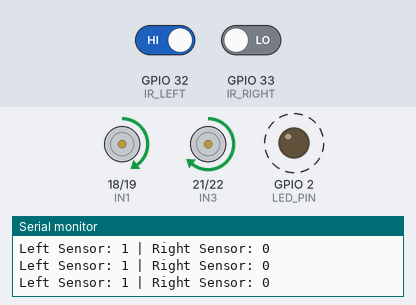
Recording of a sketch running on a simulated ESP32. On the bench: motor-driver pin pairs drawn as motors (green arrow = first pin HIGH = forward, orange = second pin HIGH = backward, longer = more drive, scaled by the enable pin), output pins drawn as LEDs (lit = HIGH), the last lines printed to the serial monitor. Dashed ring = blinking. The inputs (shaded band) are chosen by the test bench; at power-on: GPIO 32 (IR_LEFT) HIGH, GPIO 33 (IR_RIGHT) LOW.

Above: at 1.2 s.
1.3 s: GPIO 32 (IR_LEFT) driven LOW
At 2.7 s:
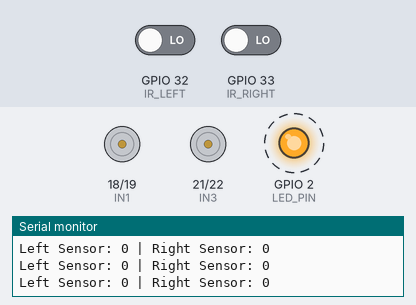
3.0 s: GPIO 33 (IR_RIGHT) driven HIGH
At 3.7 s:
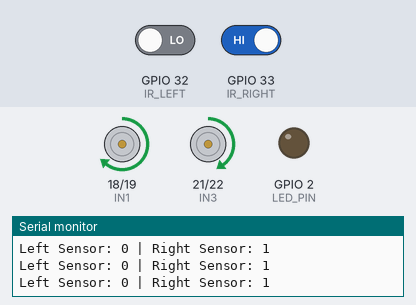
6.0 s: GPIO 32 (IR_LEFT) driven HIGH
At 7.0 s:
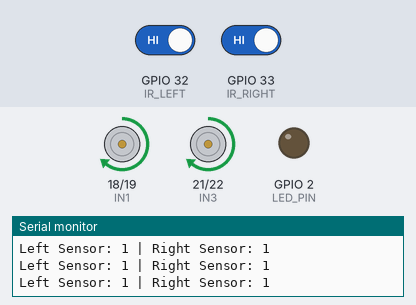
7.9 s: GPIO 33 (IR_RIGHT) driven LOW
At 8.6 s:
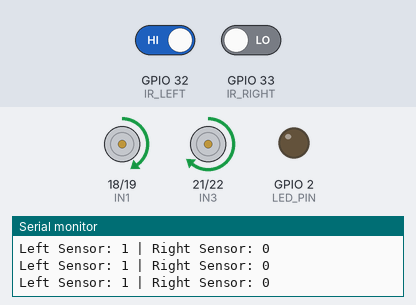
Timing chart, 0 to 11.9 s (numbered marks = the images above; inputs shaded):
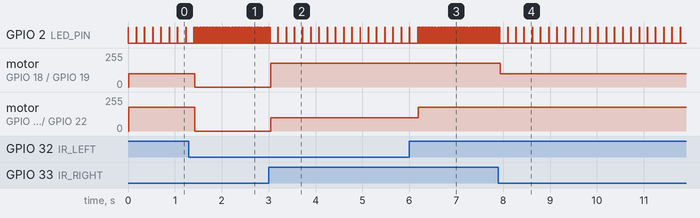

Measured:
- after the input at 1.3 s, GPIO 2 (LED_PIN): alternates HIGH for 0.01 s and LOW for 0.02 s, starting after 0.13 s; motor on GPIO 18 (IN1) / GPIO 19 (IN2): forward 100/255 → stopped after 0.12 s; motor on GPIO 21 (IN3) / GPIO 22 (IN4): forward 179/255 → stopped after 0.12 s
- after the input at 3.0 s, motor on GPIO 18 (IN1) / GPIO 19 (IN2): stopped → forward 179/255 at once; motor on GPIO 21 (IN3) / GPIO 22 (IN4): stopped → forward 100/255 at once
- after the input at 6.0 s, motor on GPIO 21 (IN3) / GPIO 22 (IN4): forward 100/255 → forward 179/255 after 0.20 s
- after the input at 7.9 s, motor on GPIO 18 (IN1) / GPIO 19 (IN2): forward 179/255 → forward 100/255 at once
- by itself, GPIO 2 (LED_PIN): alternates HIGH for 0.01 s and LOW for 0.17 s

The sketch:

Robotics.ino
```cpp
#include <Arduino.h>
#include "driver/ledc.h"  // Required for ESP32 LEDC PWM

// Motor Driver Pins
#define ENA  5   // PWM para sa Left Motor speed
#define IN1  18  // Left Motor Forward
#define IN2  19  // Left Motor Backward

#define ENB  4   // PWM para sa Right Motor speed
#define IN3  21  // Right Motor Forward
#define IN4  22  // Right Motor Backward

// IR Sensor Pins
#define IR_LEFT  32   // Left IR sensor
#define IR_RIGHT 33   // Right IR sensor

// LED Indicator (pang-debug)
#define LED_PIN 2   // D2 LED sa ESP32

// PWM Configuration
#define PWM_FREQ 5000
#define PWM_RESOLUTION 8
#define SPEED 180   // Normal speed (0-255)
#define TURN_SPEED 100  // Lower speed para smooth liko

void setup() {
    Serial.begin(115200);

    // I-setup ang motor control pins
    pinMode(IN1, OUTPUT);
    pinMode(IN2, OUTPUT);
    pinMode(IN3, OUTPUT);
    pinMode(IN4, OUTPUT);
    pinMode(LED_PIN, OUTPUT);

    // I-setup ang IR sensor pins
    pinMode(IR_LEFT, INPUT);
    pinMode(IR_RIGHT, INPUT);

    // I-initialize ang motors (off)
    digitalWrite(IN1, LOW);
    digitalWrite(IN2, LOW);
    digitalWrite(IN3, LOW);
    digitalWrite(IN4, LOW);

    // I-attach ang PWM channels sa motor speed control
    ledcAttach(ENA, PWM_FREQ, PWM_RESOLUTION);
    ledcAttach(ENB, PWM_FREQ, PWM_RESOLUTION);
}

void moveForward() {
    ledcWrite(ENA, SPEED);
    ledcWrite(ENB, SPEED);
    digitalWrite(IN1, HIGH);
    digitalWrite(IN2, LOW);
    digitalWrite(IN3, HIGH);
    digitalWrite(IN4, LOW);
}

void turnLeft() {
    ledcWrite(ENA, TURN_SPEED);  // Left motor slow
    ledcWrite(ENB, SPEED);       // Right motor normal speed
    digitalWrite(IN1, HIGH);
    digitalWrite(IN2, LOW);
    digitalWrite(IN3, HIGH);
    digitalWrite(IN4, LOW);
    delay(150);  // Short delay para controlled liko
}

void turnRight() {
    ledcWrite(ENA, SPEED);       // Left motor normal speed
    ledcWrite(ENB, TURN_SPEED);  // Right motor slow
    digitalWrite(IN1, HIGH);
    digitalWrite(IN2, LOW);
    digitalWrite(IN3, HIGH);
    digitalWrite(IN4, LOW);
    delay(150);  // Short delay para controlled liko
}

void stopRobot() {
    ledcWrite(ENA, 0);
    ledcWrite(ENB, 0);
    digitalWrite(IN1, LOW);
    digitalWrite(IN2, LOW);
    digitalWrite(IN3, LOW);
    digitalWrite(IN4, LOW);
}

void loop() {
    int leftSensor = digitalRead(IR_LEFT);
    int rightSensor = digitalRead(IR_RIGHT);

    Serial.print("Left Sensor: ");
    Serial.print(leftSensor);
    Serial.print(" | Right Sensor: ");
    Serial.println(rightSensor);

    digitalWrite(LED_PIN, HIGH);
    delay(10);
    digitalWrite(LED_PIN, LOW);
    delay(10);


    if (leftSensor == 0 && rightSensor == 0) {
        stopRobot();  // Kung puti duha, hunong
    }
    else if (leftSensor == 1 && rightSensor == 0) {
        turnLeft();  // Kung left sensor naa sa black, liko left
    }
    else if (leftSensor == 0 && rightSensor == 1) {
        turnRight(); // Kung right sensor naa sa black, liko right
    }
    else {
        moveForward();  // Kung duha sensor naa sa black, move forward
    }

    delay(5);  // Reduce delay for faster response
}
```
